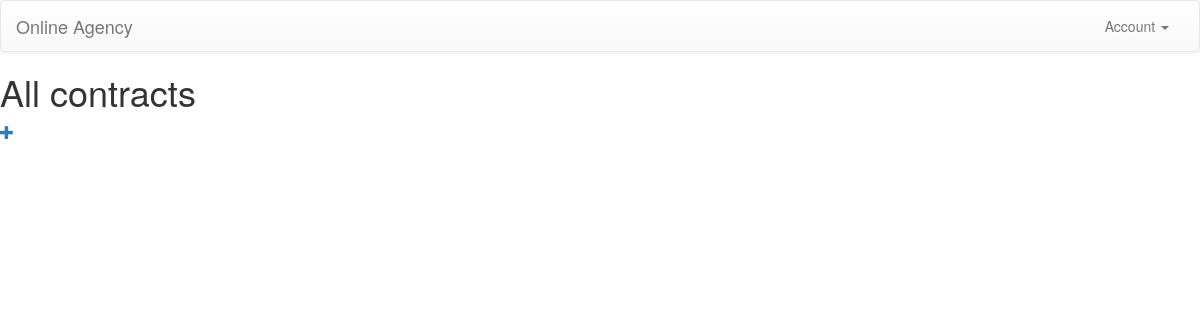
/contracts/ (signed in), run on an earlier commit of the app's database.
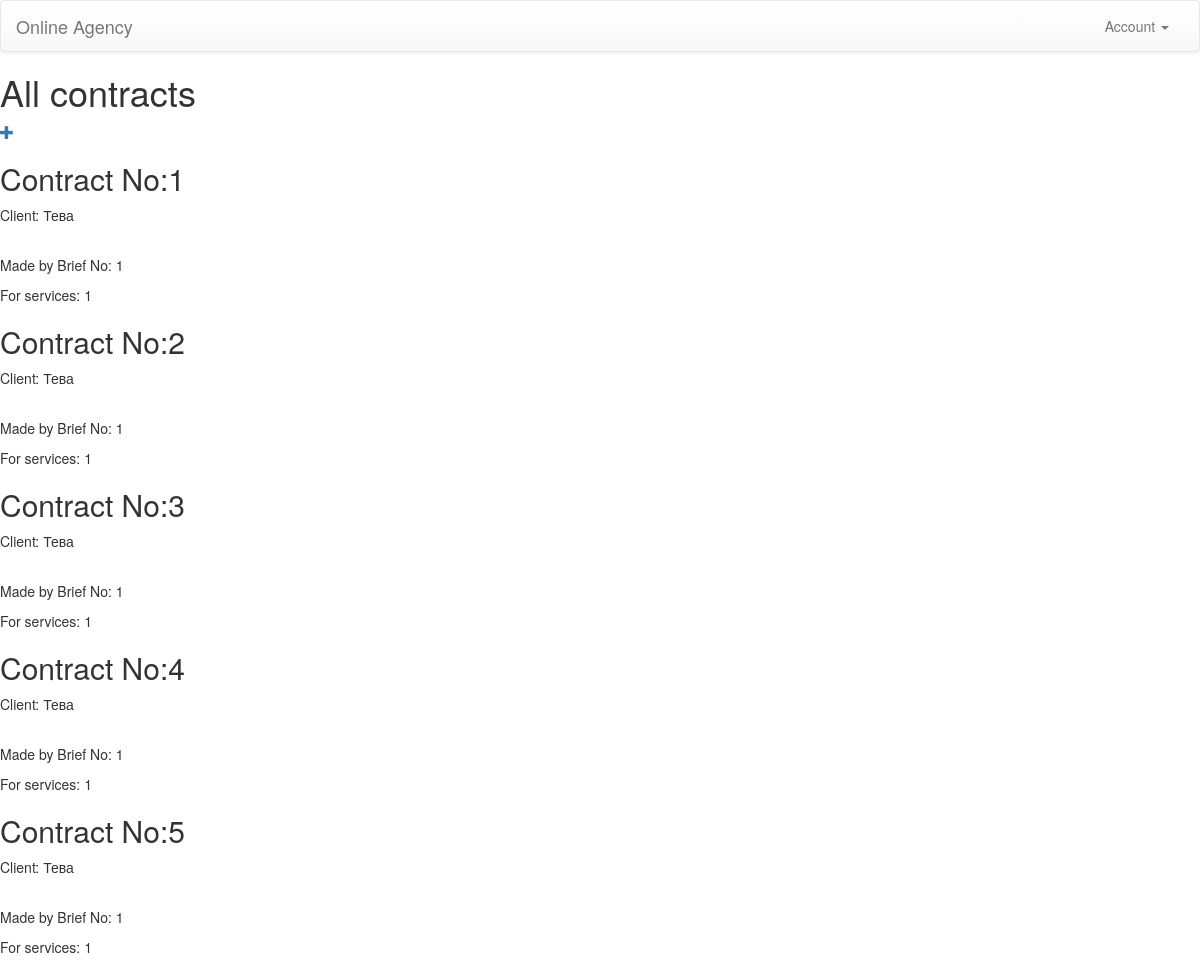
And on a later commit of the database.
### OnlineAgecy/models.py (models this page shows, shortened)
class Contract(models.Model):
    id = models.AutoField(primary_key=True)
    Date = models.DateField(max_length=100)
    Start_date = models.DateField( max_length=100)
    End_date = models.DateField(max_length=100)
    Manager_id = models.ForeignKey(Manager)
    Brief_id = models.ForeignKey(Brief)
    Client_id = models.ForeignKey(Client)
    Services = models.ManyToManyField(Service)

class Client(models.Model):
    id = models.AutoField(primary_key=True)
    Name = models.CharField(max_length=40)
    Registration_adress =models.CharField(max_length=200)
    Office_adress = models.CharField(max_length=200)
    Phone = models.CharField(max_length=24)
    Personal_Discount = models.IntegerField()
    Software = models.CharField(max_length=40)
    Mail = models.CharField(max_length=40)
    Payment_info = models.CharField(max_length=255)
    def __str__(self):
        return self.Name

class Brief(models.Model):
    id = models.AutoField(primary_key=True)
    Date = models.DateField( max_length=100)
    Start_date = models.DateField(max_length=100)
    End_date = models.DateField(max_length=100)
    Client_id = models.ForeignKey(Client)
    def __str__(self):
        return str(self.id)

### OnlineAgecy/views.py (the view)
# urls.py: url(r'^contracts/$', views.contracts, name='contracts'),
@login_required(login_url="login/")
def contracts(request):
	contracts = Contract.objects.all()
	return render(request, "contracts/contracts_list.html", {'contracts': contracts})

### templates/contracts/contracts_list.html (shortened to what this page needs)
{% extends 'layouts/base.html' %}
{% block content %}
    <h1> All contracts </h1><a href="{% url 'contract_new' %}" class="top-menu"><span class="glyphicon glyphicon-plus"></span></a>
    {% for contract in contracts %}
        <h2>Contract No:{{contract.id}} </h2>
        <p>Client: {{contract.Client_id}}</p><br>
        <p>Made by Brief No: {{contract.Brief_id}}</p>
        <p>For services: {{contract.Brief_id}}</p>
    {% endfor %}
{% endblock %}

### templates/layouts/base.html (shortened to what this page needs)
	{% load staticfiles %}
	<!DOCTYPE html>
	<html>
	<head>
	    <link rel="stylesheet" href="//maxcdn.bootstrapcdn.com/bootstrap/3.2.0/css/bootstrap.min.css">
        <link rel="stylesheet" href="//maxcdn.bootstrapcdn.com/bootstrap/3.2.0/css/bootstrap-theme.min.css">
	</head>
	<body>
	<nav class="navbar navbar-default">
	  <div class="container-fluid">
	    <div class="navbar-header">
	      <a class="navbar-brand" href="#">Online Agency</a>
	    </div>
	    <div class="collapse navbar-collapse" id="bs-example-navbar-collapse-1">
	      <ul class="nav navbar-nav navbar-right">
	        <li class="dropdown">
	          <a href="#" class="dropdown-toggle" data-toggle="dropdown" role="button" aria-expanded="false">Account <span class="caret"></span></a>
	        </li>
	      </ul>
	    </div>
	  </div>
	</nav>
    {% block content %}
    {% endblock %}
	</body>
	</html>

What changed in the data, as far as the page shows it:
added Contract: id "1", Client_id "Тева", Brief_id "1"
added Contract: id "2", Client_id "Тева", Brief_id "1"
added Contract: id "3", Client_id "Тева", Brief_id "1"
added Contract: id "4", Client_id "Тева", Brief_id "1"
added Contract: id "5", Client_id "Тева", Brief_id "1"
